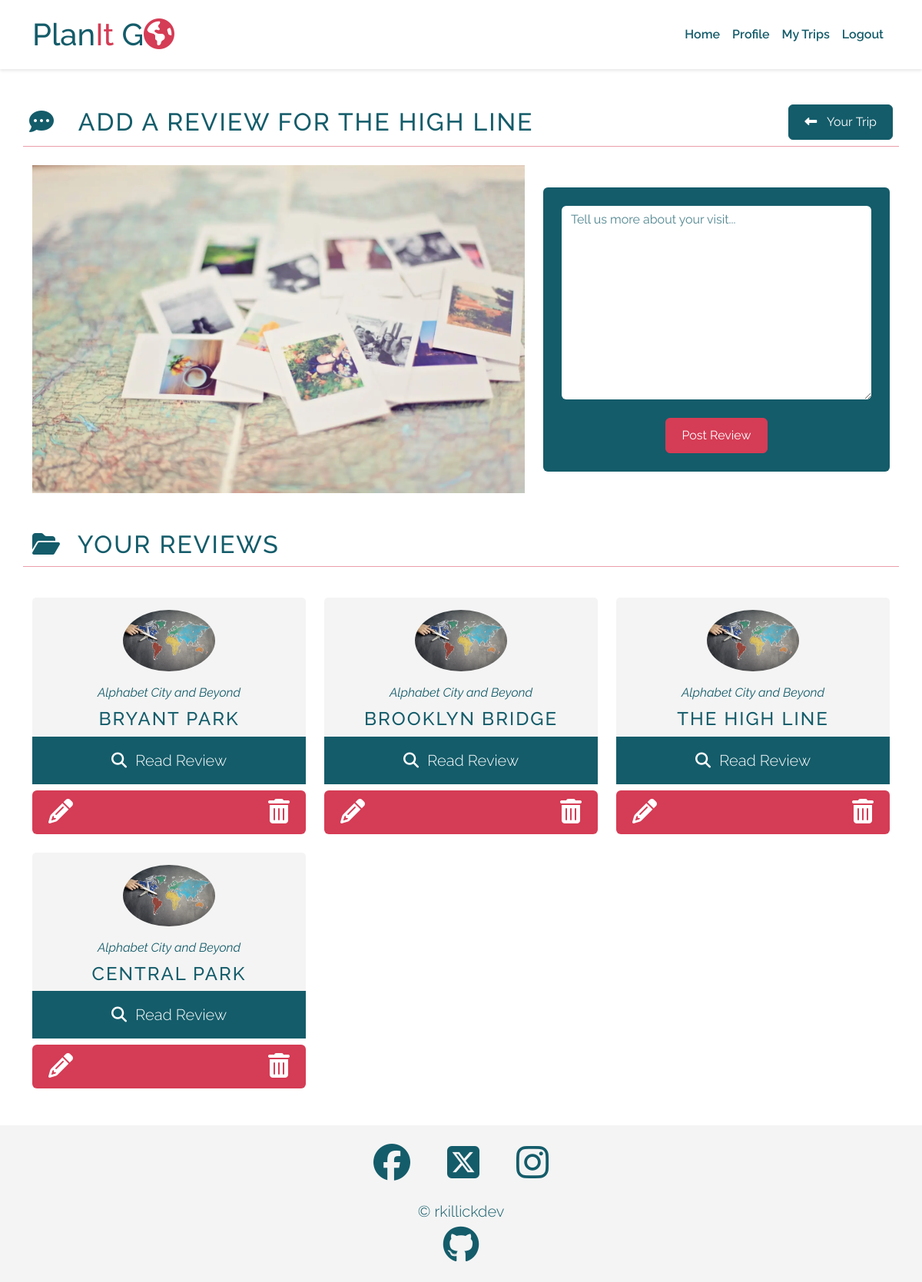
Page /trips/alphabet-city-and-beyond/26/review/433/ (signed in) on the committed database.
### places/models.py (models this page shows, shortened)
class Place(models.Model):
    location = models.ForeignKey(
        Location, on_delete=models.CASCADE, related_name="places"
    )
    venue_id = models.CharField(max_length=50, unique=True)
    type = models.CharField(max_length=150, null=True)
    category = models.CharField(max_length=150)
    sub_categories = models.JSONField(null=True, blank=True)
    name = models.CharField(max_length=50)
    slug = models.SlugField(max_length=50)
    location_string = models.CharField(max_length=150, null=True)
    description = models.TextField(null=True)
    image = models.CharField(max_length=150, default="placeholder")
    ranking_position = models.IntegerField(null=True)
    rating = models.FloatField(null=True)
    phone = models.CharField(max_length=50, null=True)
    address = models.JSONField()
    latitude = models.DecimalField(max_digits=10, decimal_places=8)
    longitude = models.DecimalField(max_digits=11, decimal_places=8)
    website = models.CharField(max_length=200, null=True)
    ranking_string = models.CharField(max_length=150, null=True)
    created_on = models.DateTimeField(auto_now_add=True)
    approved = models.BooleanField(default=True)
    class Meta:
        ordering = ["-ranking_position"]

class Review(models.Model):
    place = models.ForeignKey(
        Place, on_delete=models.CASCADE, related_name="reviews"
    )
    profile = models.ForeignKey(
        Profile, on_delete=models.CASCADE, related_name="reviews"
    )
    body = models.TextField()
    user_rating = models.IntegerField(
        null=True,
        blank=True,
        validators=[MinValueValidator(0), MaxValueValidator(5)],
    )
    recommended = models.BooleanField(default=False, null=True)
    created_on = models.DateTimeField(auto_now_add=True)
    approved = models.BooleanField(default=False)
    class Meta:
        ordering = ["created_on"]

### trips/models.py (models this page shows, shortened)
class Trip(models.Model):
    profile = models.ForeignKey(
        Profile, on_delete=models.CASCADE, related_name="trips"
    )
    location = models.ForeignKey(
        Location, on_delete=models.CASCADE, related_name="trips"
    )
    title = models.CharField(max_length=30, unique=True)
    slug = models.SlugField(max_length=30, unique=True)
    description = models.TextField(blank=True)
    trip_image = CloudinaryField(
        "image",
        default="placeholder",
        transformation={
            "width": "1500",
            "height": "1000",
            "crop": "fill",
            "gravity": "auto",
            "fetch_format": "auto",
            "quality": "auto",
            "dpr": "auto",
            "responsive": True,
        },
        folder="/images/trips",
        format="webp",
    )
    start_date = models.DateField(blank=True, null=True)
    end_date = models.DateField(blank=True, null=True)
    created_on = models.DateTimeField(auto_now_add=True)
    is_complete = models.BooleanField(default=False)
    places = models.ManyToManyField(
        Place, related_name="trip_place", blank=True
    )
    class Meta:
        ordering = ["-start_date"]

### trips/views.py (the view)
@login_required()
def review_create(request, slug, trip_id, place_id, *args, **kwargs):
    trip = get_object_or_404(Trip, id=trip_id)
    place = get_object_or_404(Place, id=place_id)
    reviews = trip.profile.reviews.all().order_by("created_on")
    if request.method == "POST":
        review_form = ReviewForm(data=request.POST)
        if review_form.is_valid():
            review_form.instance.profile = request.user.profile
            review = review_form.save(commit=False)
            review.place = place
            review.save()
            messages.add_message(request, messages.SUCCESS, "Review Complete!")
        else:
            review_form = ReviewForm()
            messages.add_message(
                request, messages.ERROR, "There was an error!"
            )
        return HttpResponseRedirect(
            reverse("review", args=[trip.slug, trip_id, place_id])
        )
    else:
        review_form = ReviewForm()
        if not trip.profile.id == request.user.profile.id:
            raise PermissionDenied()
        return render(
            request,
            "trips/review.html",
            {
                "trip": trip,
                "place": place,
                "reviews": reviews,
                "review_form": ReviewForm(),
            },
        )

### places/forms.py
class ReviewForm(ModelForm):
    def __init__(self, *args, **kwargs):
        super().__init__(*args, **kwargs)
        self.helper = FormHelper()
        self.helper.form_id = "reviewForm"
        self.helper.form_class = "rounded bg-dark text-light p-4"
        self.helper.form_show_labels = False
        self.helper.form_method = "POST"
        self.helper.layout = Layout(
            Field(
                "body",
                placeholder="Tell us more about your visit...",
                aria_label="Write a description of your trip",
            ),
            Div(
                Submit(
                    "Submit",
                    "Post Review",
                    css_id="submitButton",
                    css_class="btn btn-primary text-light",
                ),
                css_class="mt-4 text-center",
            ),
        )
    class Meta:
        model = Review
        fields = ["body"]

### trips/templates/trips/review.html (shortened to what this page needs)
{% extends "base.html" %}
{% block content %}
{% load static %}
{% load crispy_forms_tags %}
<section id="write-review"
         class="reviews mt-7 mb-5">
  <div class="container">
    <div class="row mb-2">
      <div class="action-title d-flex justify-content-between align-items-center p-2">
        <h2 class="mb-0">
          <span class="pb-3 d-block d-lg-inline">
            <i class="fa-solid fa-comment-dots"></i>&ensp;
          </span><span id="review-heading">Add a</span> review for <span id="review-place">{{ place.name }}</span>
        </h2>
        <a class="btn btn-dark button-link align-self-center button-transform"
           href="{% url 'trip_detail' trip.slug trip.id %}">
          <span>
            <i class="fa-solid fa-left-long"></i>&ensp;
          </span>Your&nbsp;Trip
        </a>
      </div>
      <hr>
    </div>
    <div class="row mb-4">
      <div class="col-lg-7 d-flex flex-column justify-content-center gap-4">
        <div class="image-container">
          <img src="{% static 'images/map-photo-memories-1500x1000-compress.webp'%}"
               alt="Polaroid pictures scattered across a map"
               class="img-fluid d-none d-lg-block">
        </div>
      </div>
      <div class="col-lg-5 d-flex flex-column justify-content-center">
        {% crispy review_form %}
      </div>
    </div>
  </div>
</section>
{% if request.user.profile.reviews.count > 0 %}
<section id="reviews-list"
         class="mb-5">
  <div class="container">
    <div class="row">
      <h2 class="action-title">
        <span><i class="fa-solid fa-folder-open"></i>&ensp;</span>Your Reviews
      </h2>
      <hr>
    </div>
    <div class="row">
      {% for review in reviews %}
        <div class="col-lg-4 d-flex flex-column justify-content-between gy-4">
          {% include 'includes/review_cards.html' %}
          {% if user.is_authenticated and review.profile.id == user.profile.id %}
            <div class="d-flex justify-content-between bg-primary rounded mt-2">
              <a href="#top"
                class="btn btn-edit text-light"
                data-review_id="{{ review.id }}"
                data-place_name="{{ review.place.name }}"
                aria-label="Edit this review"
              >
                <i class="fa-solid fa-pencil fa-2x transform-dark"></i>
              </a>
              <button class="btn btn-delete text-light"
                      data-target_id="{{ review.id }}"
                      data-task="delete_review"
                      data-bs-toggle="modal"
                      data-bs-target="#modal-delete-confirm"
                      aria-label="Delete this review">
                <i class="fa-solid fa-trash-can fa-2x transform-dark"></i>
              </button>
            </div>
          {% endif %}
        </div>
        {% if forloop.counter|divisibleby:3 %}
    </div>
    <div class="row">
        {% endif %}
      {% endfor %}
    </div>
  </div>
</section>
{% endif %}
{% endblock %}

### templates/includes/review_cards.html (shortened to what this page needs)
{% load static %}
<div data-bs-toggle="modal"
        role="button"
        aria-label="Opens full review in a modal"
        data-bs-target="#modal-user-review"
        class="border-0 h-100">
  <div class="user-review card border-0 text-center image-clickable h-100"
       data-review_id="{{ review.id }}">
    <div class="card-header border-0 bg-secondary h-100 d-flex flex-column justify-content-center">
        <div class="row">
          <div class="image-container p-2">
            {% if 'placeholder' in review.profile.profile_image.url %}
              <img src="{% static 'images/placeholders/globe-profile-face-compress-square.webp' %}"
                  alt="Inflatable globe with two eyes stuck on"
                  id="review-image{{ review.id }}"
                  class="img-fluid rounded-circle"
                  width="120"
                  height="120">
            {% else %}
              <img src="{{ review.profile.profile_image.url }}"
                  alt="picture of {{ profile.screen_name }}"
                  id="review-image{{ review.id }}"
                  class="img-fluid rounded-circle"
                  width="120"
                  height="120">
            {% endif %}
          </div>
          <p id="review-profile-name{{ review.id }}"
             class="review-card-text fs-6 fst-italic p-2">{% if request.resolver_match.url_name == 'review' %}{{ trip.title }}{% else %}{{ review.profile.screen_name}}{% endif %}
          </p>
        </div>
        <div class="row {% if request.resolver_match.url_name == 'place_browse_detail' %} d-none {% endif %}">
          <h3 id="review-location{{ review.id }}"
              class="review-card-text fs-4">{{ review.place.name }}
          </h3>
        </div>
    </div>
    <div class="card-body bg-dark">
      <p class="review-card-text lead text-light">
        <span><i class="fa-solid fa-magnifying-glass"></i>&ensp;</span>Read Review
      </p>
    </div>
  </div>
</div>

### static/css/styles.css (style rules this page uses)
* { box-sizing: border-box; padding: 0; margin: 0; }
a { text-decoration: none; color: inherit; }
hr { color: var(--bs-primary); opacity: 0.5; }
h2, h3, h4 { text-transform: uppercase; letter-spacing: 2px; }
.btn-dark { --bs-btn-hover-color:var(--bs-light); }
.button-link { width: fit-content; }
.image-clickable { transition: all 0.15s ease; }
.review-card-text { margin: 0; }

### rows in the picture
Place: name "THE HIGH LINE"
Review: place.name "BRYANT PARK"
Trip: title "Alphabet City and Beyond"
Review: place.name "BROOKLYN BRIDGE"
Review: place.name "THE HIGH LINE"
Review: place.name "CENTRAL PARK"
